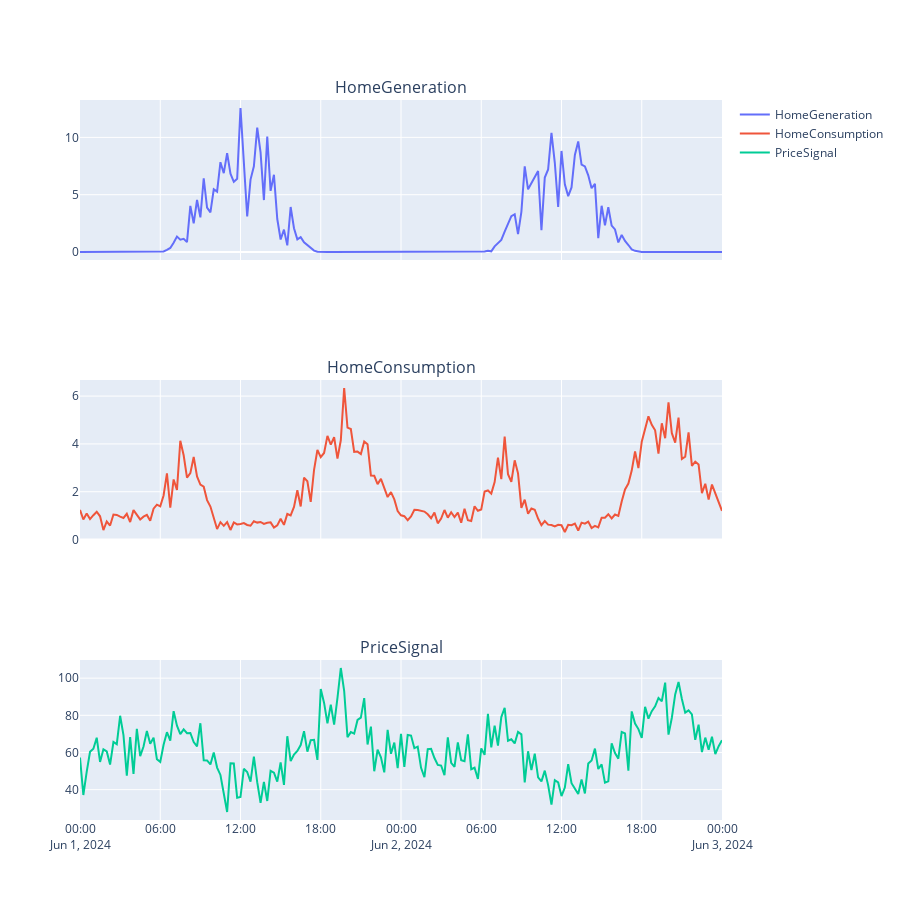

Notebook cell for this chart:
### Markdown cell above
### Plotting simulation data

### Code cell
cols = ['HomeGeneration', 'HomeConsumption', 'PriceSignal']

df_plot = df_energy.filter(cols)

# Assuming you have your df_energy loaded
fig = make_subplots(
    rows=len(df_plot.columns), 
    cols=1,
    subplot_titles=df_plot.columns,
    shared_xaxes=True
)

for i, col in enumerate(df_plot.columns, 1):
    fig.add_trace(
        go.Scatter(x=df_plot.index, y=df_plot[col], name=col),
        row=i, col=1
    )

fig.update_layout(height=300*len(df_plot.columns))

### Figure 1 — Plotly figure (JSON) as saved in the notebook; plotly's stock layout.template omitted (floating-point values rounded to 4 significant figures; data arrays with more than 128 entries replaced by an {"elided": "..."} marker saying what was removed)
{"data": [{"name": "HomeGeneration", "type": "scatter", "x": {"elided": "193 str values"}, "xaxis": "x", "y": {"elided": "193 float values"}, "yaxis": "y"}, {"name": "HomeConsumption", "type": "scatter", "x": {"elided": "193 str values"}, "xaxis": "x2", "y": {"elided": "193 float values"}, "yaxis": "y2"}, {"name": "PriceSignal", "type": "scatter", "x": {"elided": "193 str values"}, "xaxis": "x3", "y": {"elided": "193 float values"}, "yaxis": "y3"}], "layout": {"annotations": [{"font": {"size": 16}, "showarrow": false, "text": "HomeGeneration", "x": 0.5, "xanchor": "center", "xref": "paper", "y": 1, "yanchor": "bottom", "yref": "paper"}, {"font": {"size": 16}, "showarrow": false, "text": "HomeConsumption", "x": 0.5, "xanchor": "center", "xref": "paper", "y": 0.6111, "yanchor": "bottom", "yref": "paper"}, {"font": {"size": 16}, "showarrow": false, "text": "PriceSignal", "x": 0.5, "xanchor": "center", "xref": "paper", "y": 0.2222, "yanchor": "bottom", "yref": "paper"}], "height": 900, "xaxis": {"anchor": "y", "domain": [0, 1], "matches": "x3", "showticklabels": false}, "xaxis2": {"anchor": "y2", "domain": [0, 1], "matches": "x3", "showticklabels": false}, "xaxis3": {"anchor": "y3", "domain": [0, 1]}, "yaxis": {"anchor": "x", "domain": [0.7778, 1]}, "yaxis2": {"anchor": "x2", "domain": [0.3889, 0.6111]}, "yaxis3": {"anchor": "x3", "domain": [0, 0.2222]}}}
